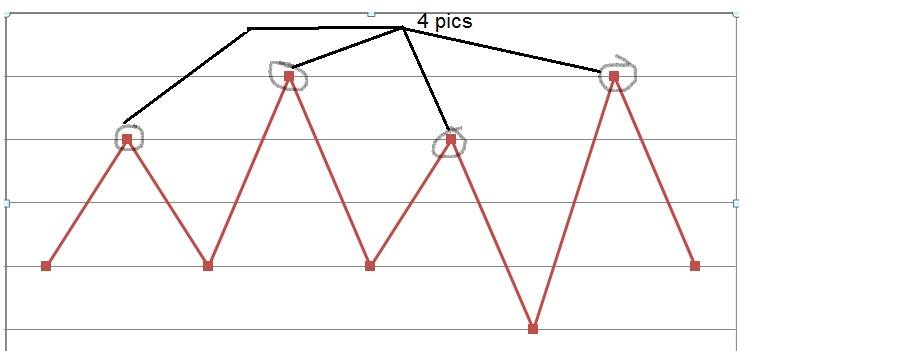
#> input picture chart vectorisation/laGK6.jpg, 899 x 351 px
$ python segmentchart.py   (Python 2 division)   (older library calls are emulated)
#> lines starting #> are read from the running program, lines starting #| are printed output that depends on the picture; after the words box and inside, x2 and y2 are one past the last pixel; in counts of white or black regions, pixels touching at a corner belong together
import numpy as np
from scipy.misc import imshow, imsave, imread
from scipy.ndimage import filters, morphology, measurements
from skimage.draw import line, circle

img = imread("laGK6.jpg")
#> img is the input picture: shape (351, 899, 3); mean R, G, B 248.4, 246.9, 246.8

r = img[:,:, 0]
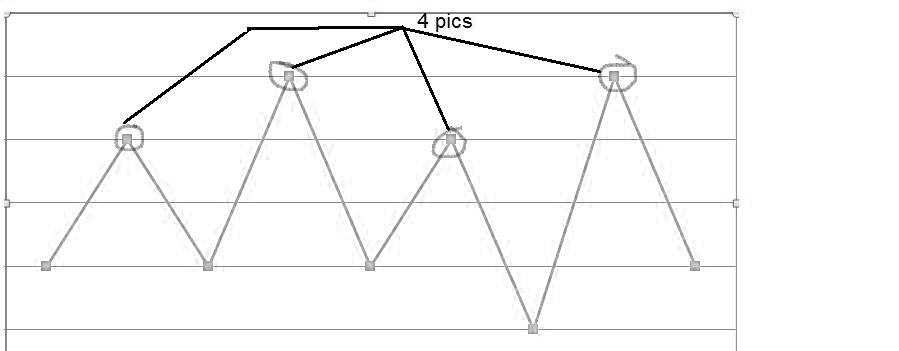
#> r: shape (351, 899); min 0, max 255, mean 248.4
g = img[:,:, 1]
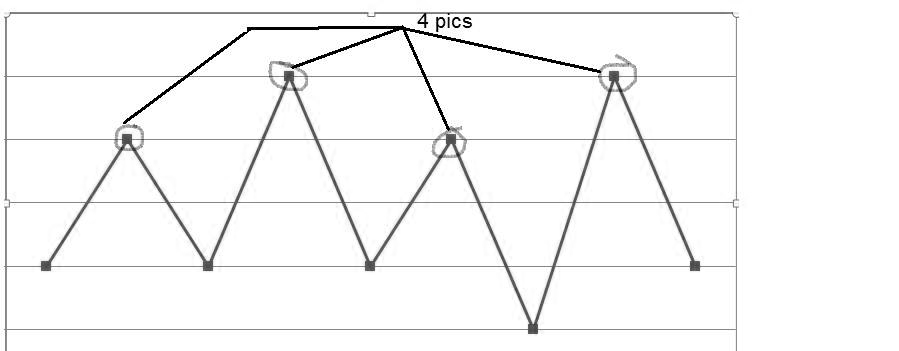
#> g: shape (351, 899); min 0, max 255, mean 246.9
b = img[:,:, 2]

mask = (r.astype(np.float)-np.maximum(g,b) ) > 20
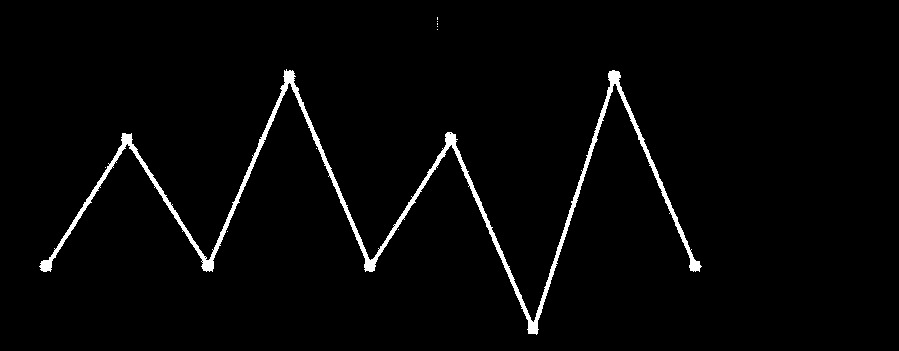
#> mask: shape (351, 899) bool; 2.3% white; 10 white regions (9 under 20 px), largest, box (x1, y1, x2, y2) and area: (39, 69, 702, 335) 7324

mask2 = morphology.binary_erosion(mask)
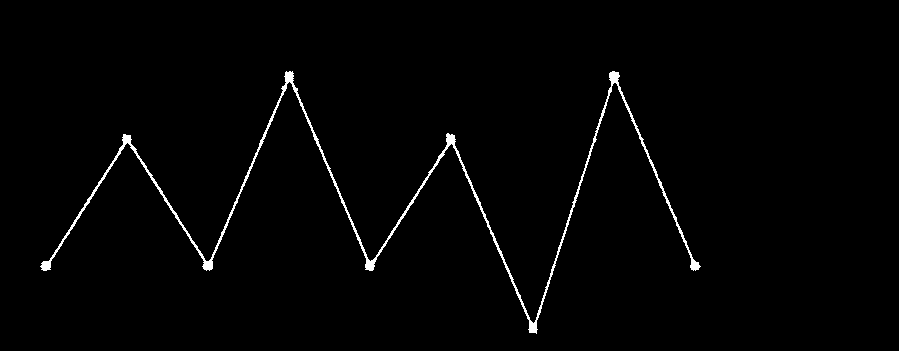
#> mask2: shape (351, 899) bool; 1.4% white in thin lines or dots, all inside (x1, y1, x2, y2) = (40, 71, 701, 334)
mask2 = morphology.binary_erosion(mask2)
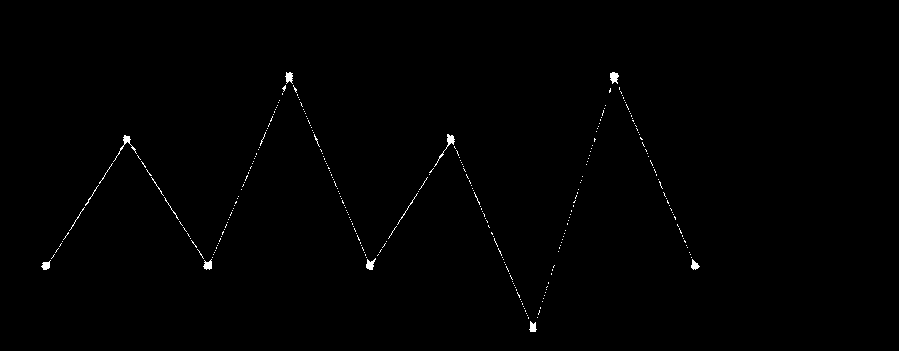
#> mask2: shape (351, 899) bool; 0.47% white; 288 white regions (273 under 20 px), largest, box (x1, y1, x2, y2) and area: (434, 134, 455, 167) 95, (113, 135, 137, 162) 90, (610, 72, 619, 84) 76
mask2 = morphology.binary_erosion(mask2)
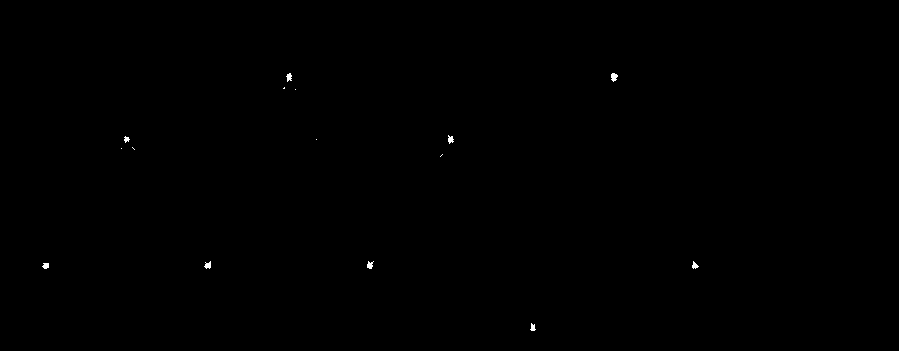
#> mask2: shape (351, 899) bool; 0.1% white; 15 white regions (6 under 20 px), largest, box (x1, y1, x2, y2) and area: (611, 73, 618, 82) 44, (204, 261, 211, 269) 36, (367, 261, 374, 269) 36
mask2 = morphology.binary_erosion(mask2)
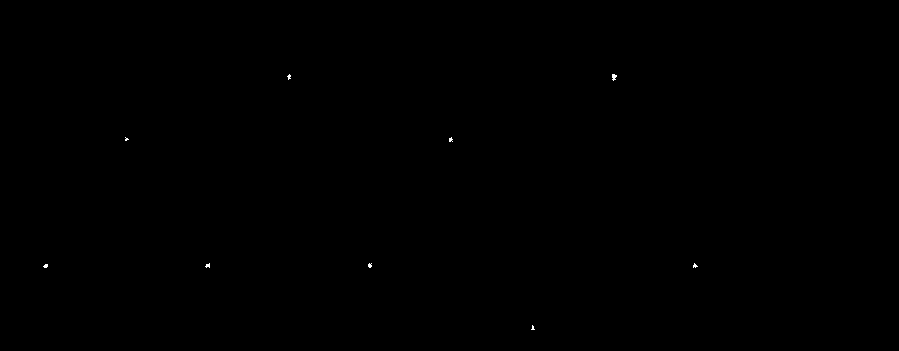
#> mask2: shape (351, 899) bool; 0.04% white in thin lines or dots, all inside (x1, y1, x2, y2) = (43, 74, 698, 330)

mask2 = morphology.binary_dilation(mask2)
#> mask2: shape (351, 899) bool; 0.09% white; 9 white regions, largest, box (x1, y1, x2, y2) and area: (611, 73, 618, 82) 44, (204, 262, 211, 269) 33, (448, 136, 454, 143) 30

label, numvertices = measurements.label(mask2)
#> label: shape (351, 899) int32; 10 distinct labels, from 0 to 9
#> numvertices = 9


mc = measurements.center_of_mass(mask2, label, range(1,numvertices+1) )
#> mc = [(76.55, 288.7), (76.57, 613.6), (138.7, 126), (139.3, 450.3), (265.2, 207.5), (265, 369.5), (265.4, 694.5), (265.5, 45.38), (327.6, 532.4)]


arr = range(numvertices)
#> arr = [0, 1, 2, 3, 4, 5, 6, 7, 8]

connections=[]
for i in range( numvertices):
    arr.remove(i)
    for j in arr:
#> (the run stopped early here; a loop or call above may not have finished)
